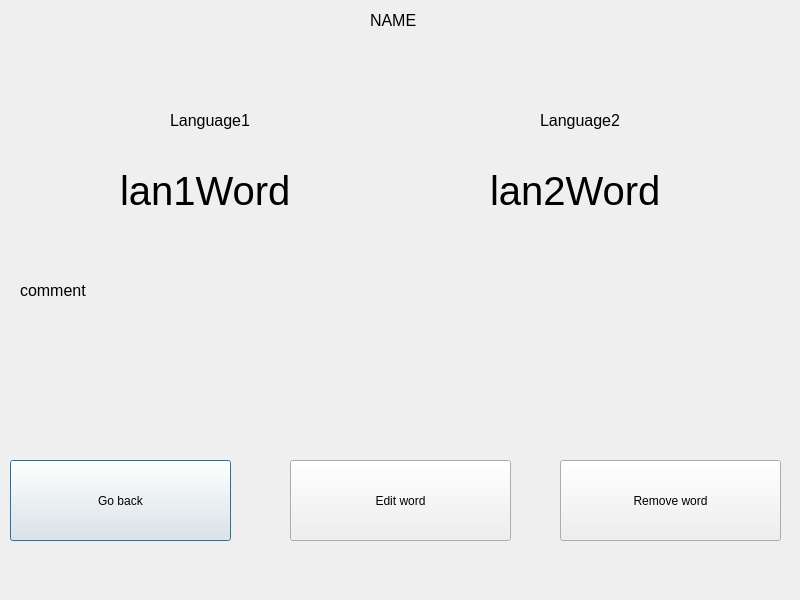
<?xml version="1.0" encoding="UTF-8"?>
<ui version="4.0">
 <class>SingleWord</class>
 <widget class="QDialog" name="SingleWord">
  <property name="geometry">
   <rect>
    <x>0</x>
    <y>0</y>
    <width>800</width>
    <height>600</height>
   </rect>
  </property>
  <property name="windowTitle">
   <string>Dialog</string>
  </property>
  <widget class="QLabel" name="listName">
   <property name="geometry">
    <rect>
     <x>370</x>
     <y>10</y>
     <width>63</width>
     <height>20</height>
    </rect>
   </property>
   <property name="font">
    <font>
     <pointsize>12</pointsize>
    </font>
   </property>
   <property name="text">
    <string>NAME</string>
   </property>
  </widget>
  <widget class="QLabel" name="language1Name">
   <property name="geometry">
    <rect>
     <x>170</x>
     <y>110</y>
     <width>91</width>
     <height>21</height>
    </rect>
   </property>
   <property name="font">
    <font>
     <pointsize>12</pointsize>
    </font>
   </property>
   <property name="text">
    <string>Language1</string>
   </property>
  </widget>
  <widget class="QLabel" name="language2Name">
   <property name="geometry">
    <rect>
     <x>540</x>
     <y>110</y>
     <width>91</width>
     <height>21</height>
    </rect>
   </property>
   <property name="font">
    <font>
     <pointsize>12</pointsize>
    </font>
   </property>
   <property name="text">
    <string>Language2</string>
   </property>
  </widget>
  <widget class="QLabel" name="language1Word">
   <property name="geometry">
    <rect>
     <x>120</x>
     <y>160</y>
     <width>201</width>
     <height>61</height>
    </rect>
   </property>
   <property name="font">
    <font>
     <pointsize>30</pointsize>
    </font>
   </property>
   <property name="text">
    <string>lan1Word</string>
   </property>
  </widget>
  <widget class="QLabel" name="language2Word">
   <property name="geometry">
    <rect>
     <x>490</x>
     <y>160</y>
     <width>181</width>
     <height>61</height>
    </rect>
   </property>
   <property name="font">
    <font>
     <pointsize>30</pointsize>
    </font>
   </property>
   <property name="text">
    <string>lan2Word</string>
   </property>
  </widget>
  <widget class="QLabel" name="commentText">
   <property name="geometry">
    <rect>
     <x>20</x>
     <y>270</y>
     <width>761</width>
     <height>41</height>
    </rect>
   </property>
   <property name="font">
    <font>
     <pointsize>12</pointsize>
    </font>
   </property>
   <property name="text">
    <string>comment</string>
   </property>
  </widget>
  <widget class="QPushButton" name="goBackButton">
   <property name="geometry">
    <rect>
     <x>10</x>
     <y>460</y>
     <width>221</width>
     <height>81</height>
    </rect>
   </property>
   <property name="cursor">
    <cursorShape>PointingHandCursor</cursorShape>
   </property>
   <property name="text">
    <string>Go back</string>
   </property>
  </widget>
  <widget class="QPushButton" name="editWordButton">
   <property name="geometry">
    <rect>
     <x>290</x>
     <y>460</y>
     <width>221</width>
     <height>81</height>
    </rect>
   </property>
   <property name="cursor">
    <cursorShape>PointingHandCursor</cursorShape>
   </property>
   <property name="text">
    <string>Edit word</string>
   </property>
  </widget>
  <widget class="QPushButton" name="removeWordButton">
   <property name="geometry">
    <rect>
     <x>560</x>
     <y>460</y>
     <width>221</width>
     <height>81</height>
    </rect>
   </property>
   <property name="cursor">
    <cursorShape>PointingHandCursor</cursorShape>
   </property>
   <property name="text">
    <string>Remove word</string>
   </property>
  </widget>
 </widget>
 <resources/>
 <connections/>
</ui>
